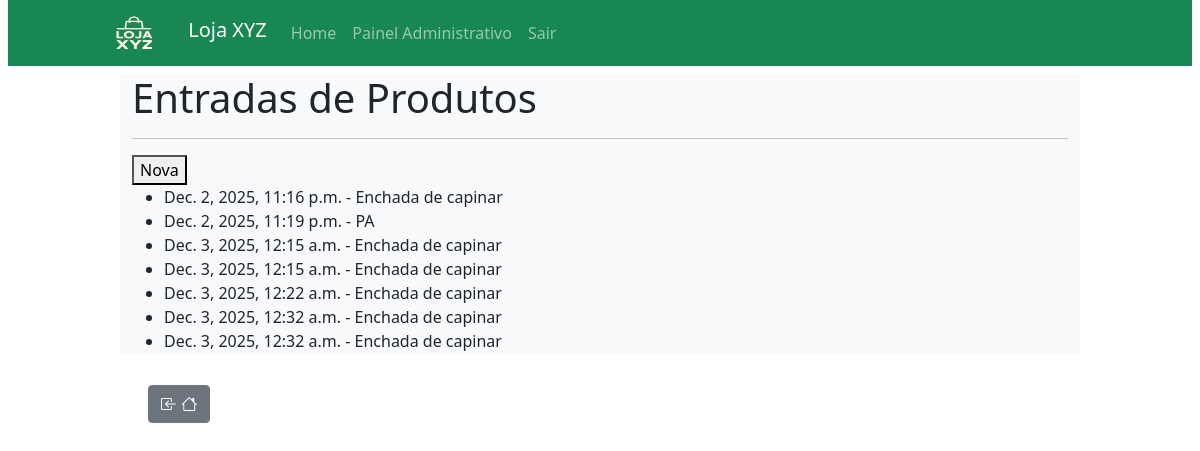
Before: /entradas (signed in) with the older database file.
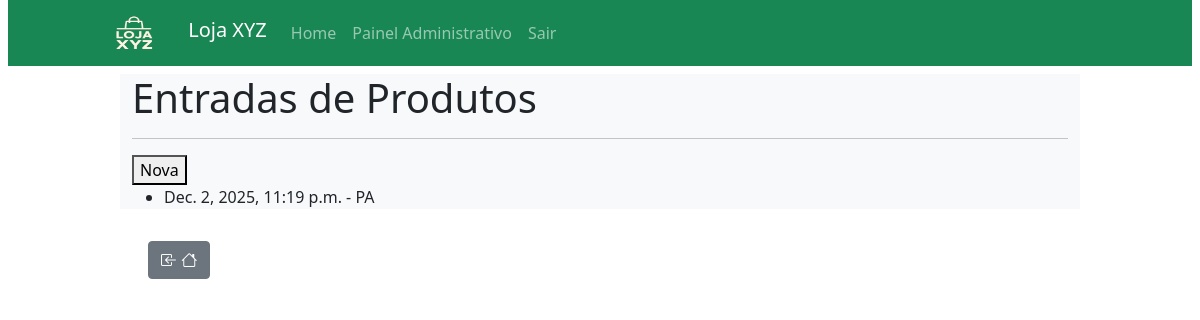
After: the same page with the newer database file.
### estoque_app/models.py (models this page shows, shortened)
class EntradaProduto(models.Model):
    fornecedor = models.ForeignKey(Fornecedor, on_delete=models.CASCADE, related_name='entradas')
    produto = models.ForeignKey(Produto, on_delete=models.CASCADE, related_name='entrada')
    quantidade = models.IntegerField()
    data_entrada = models.DateTimeField(auto_now_add=True)

class Produto(models.Model):
    nome = models.CharField(max_length=100)
    descricao = models.TextField(blank=True, null=True)
    quantidade_estoque = models.IntegerField()
    categoria = models.ForeignKey(Categoria, on_delete=models.CASCADE, related_name='produtos')

### estoque_app/views.py (the view)
# urls.py: path('entradas', views.entrada, name = 'entrada'),
@login_required
def entrada(request):
    entradas = EntradaProduto.objects.all().order_by('data_entrada')
    contexto = {'entradas': entradas}
    return render(request,'entrada/entradas.html', contexto)

### estoque_app/templates/entrada/entradas.html (shortened to what this page needs)
{% extends 'base.html' %}
{% block conteudo %}
<h1>Entradas de Produtos</h1>
<hr>
<a href="{% url 'nova_entrada' %}"><button>Nova</button></a>
<div class="entradas-lista">
    <ul>
        {% for entrada in entradas %}
        <li>{{ entrada.data_entrada }} - {{ entrada.produto.nome}}</li>
        {% empty %}
        <li>Nenhuma entrada encontrada.</li>
        {% endfor %}
    </ul>
</div>
{% endblock %}

### estoque_app/templates/base.html (shortened to what this page needs)
<!DOCTYPE html>
<html lang="pt-br">
<head>
    {% load static %}
    <link rel="stylesheet" href="https://cdn.jsdelivr.net/npm/bootstrap-icons@1.11.3/font/bootstrap-icons.min.css">
    <link href="https://cdn.jsdelivr.net/npm/bootstrap@5.0.2/dist/css/bootstrap.min.css" rel="stylesheet"
>
</head>
<body>
    <header>
        <nav class="navbar navbar-expand-lg navbar-dark bg-success ms-2 me-2 mb-2">
            <div class="container ms-3">
                <div class="ms-5">
                    <img src="{% static 'img/logoXYZ.png' %}" alt="" width="100" height="50">
                    <span class="navbar-brand mb-0 h1">Loja XYZ</span>
                </div>
                <div class="collapse navbar-collapse" id="navbarNav">
                    <ul class="navbar-nav">
                        <li class="nav-item"><a class="nav-link {% if request.path == '/'%} active {% endif %}"
                                href="{% url 'index' %}">Home</a></li>
                        {% if user.is_authenticated %}
                        <li class="nav-item"><a class="nav-link {% if request.path == '/'%} active {% endif %}" href="{% url 'painel' %}">Painel
                                Administrativo </a></li>
                        <li class="nav-item"><a class="nav-link {% if request.path == '/users/deslogar'%} active {% endif %}"
                                href="{% url 'deslogar' %}">Sair</a></li>
                        {% else %}
                        <li class="nav-item"><a class="nav-link {% if request.path == '/users/logar'%} active {% endif %}"
                                href="{% url 'logar' %}">Entrar</a></li>
                        {% endif %}
                    </ul>
                </div>
            </div>
        </nav>
    </header>
    <div class="container border-dark bg-light" style="width: 60rem;">
        {% block conteudo %} {% endblock %}
    </div>
        <div class="container" style="width: 60rem;">
            {% if request.path != '/' %}
                <a class="btn btn-secondary m-3" href="{% url 'index' %}">
                    <i class="bi bi-box-arrow-in-left"></i>
                    <i class="bi bi-house"></i>
                </a>
                {% endif %}
                </div>
</body>
</html>

Changed rows visible on the page:
removed EntradaProduto: data_entrada "Dec. 2, 2025, 11:16 p.m.", produto.nome "Enchada de capinar"
removed EntradaProduto: data_entrada "Dec. 3, 2025, 12:15 a.m.", produto.nome "Enchada de capinar"
removed EntradaProduto: data_entrada "Dec. 3, 2025, 12:15 a.m.", produto.nome "Enchada de capinar"
removed EntradaProduto: data_entrada "Dec. 3, 2025, 12:22 a.m.", produto.nome "Enchada de capinar"
removed EntradaProduto: data_entrada "Dec. 3, 2025, 12:32 a.m.", produto.nome "Enchada de capinar"
removed EntradaProduto: data_entrada "Dec. 3, 2025, 12:32 a.m.", produto.nome "Enchada de capinar"
